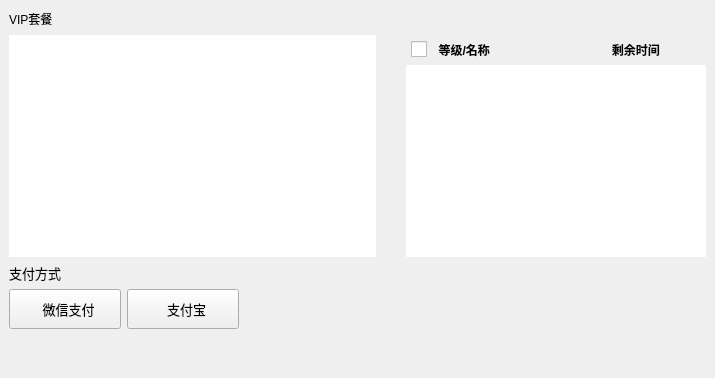
                  <widget class="QWidget" name="page_Meal">
                   <layout class="QVBoxLayout" name="verticalLayout_10">
                    <property name="leftMargin">
                     <number>0</number>
                    </property>
                    <property name="topMargin">
                     <number>0</number>
                    </property>
                    <property name="rightMargin">
                     <number>0</number>
                    </property>
                    <property name="bottomMargin">
                     <number>0</number>
                    </property>
                    <item>
                     <widget class="QWidget" name="widget" native="true">
                      <layout class="QVBoxLayout" name="verticalLayout_7">
                       <item>
                        <layout class="QHBoxLayout" name="horizontalLayout_12">
                         <item>
                          <widget class="QLabel" name="label_2">
                           <property name="styleSheet">
                            <string notr="true">border:none;</string>
                           </property>
                           <property name="text">
                            <string>VIP套餐</string>
                           </property>
                          </widget>
                         </item>
                         <item>
                          <spacer name="horizontalSpacer_11">
                           <property name="orientation">
                            <enum>Qt::Horizontal</enum>
                           </property>
                           <property name="sizeHint" stdset="0">
                            <size>
                             <width>40</width>
                             <height>20</height>
                            </size>
                           </property>
                          </spacer>
                         </item>
                        </layout>
                       </item>
                       <item>
                        <layout class="QHBoxLayout" name="horizontalLayout_16" stretch="2,1">
                         <property name="spacing">
                          <number>30</number>
                         </property>
                         <item>
                          <widget class="QListWidget" name="listWidgetVIP">
                           <property name="styleSheet">
                            <string notr="true">border:none</string>
                           </property>
                          </widget>
                         </item>
                         <item>
                          <widget class="QFrame" name="frame_Renew">
                           <property name="minimumSize">
                            <size>
                             <width>300</width>
                             <height>0</height>
                            </size>
                           </property>
                           <property name="styleSheet">
                            <string notr="true">border:none;</string>
                           </property>
                           <property name="frameShape">
                            <enum>QFrame::StyledPanel</enum>
                           </property>
                           <property name="frameShadow">
                            <enum>QFrame::Raised</enum>
                           </property>
                           <layout class="QVBoxLayout" name="verticalLayout_14">
                            <property name="spacing">
                             <number>0</number>
                            </property>
                            <property name="leftMargin">
                             <number>0</number>
                            </property>
                            <property name="topMargin">
                             <number>0</number>
                            </property>
                            <property name="rightMargin">
                             <number>0</number>
                            </property>
                            <property name="bottomMargin">
                             <number>0</number>
                            </property>
                            <item>
                             <widget class="QFrame" name="frame_15">
                              <property name="minimumSize">
                               <size>
                                <width>0</width>
                                <height>30</height>
                               </size>
                              </property>
                              <property name="styleSheet">
                               <string notr="true">border:none;</string>
                              </property>
                              <property name="frameShape">
                               <enum>QFrame::StyledPanel</enum>
                              </property>
                              <property name="frameShadow">
                               <enum>QFrame::Raised</enum>
                              </property>
                              <layout class="QHBoxLayout" name="horizontalLayout_29">
                               <property name="spacing">
                                <number>0</number>
                               </property>
                               <property name="leftMargin">
                                <number>5</number>
                               </property>
                               <property name="topMargin">
                                <number>0</number>
                               </property>
                               <property name="rightMargin">
                                <number>0</number>
                               </property>
                               <property name="bottomMargin">
                                <number>0</number>
                               </property>
                               <item>
                                <widget class="QCheckBox" name="checkBoxRenew">
                                 <property name="font">
                                  <font>
                                   <bold>true</bold>
                                  </font>
                                 </property>
                                 <property name="styleSheet">
                                  <string notr="true"> QCheckBox {
     spacing: 5px;
 }

 QCheckBox::indicator {
     width: 16px;
     height: 16px;
 }

 QCheckBox::indicator:unchecked {
     image: url(:/login/resource/login/option_normal.png);
 }

 QCheckBox::indicator:unchecked:hover {
     image: url(:/login/resource/login/option_normal.png);
 }

 QCheckBox::indicator:unchecked:pressed {
     image: url(:/login/resource/login/option_normal.png);
 }

 QCheckBox::indicator:checked {
     image: url(:/login/resource/login/option_select.png);
 }

 QCheckBox::indicator:checked:hover {
     image: url(:/login/resource/login/option_select.png);
 }

 QCheckBox::indicator:checked:pressed {
     image: url(:/login/resource/login/option_select.png);
 }
</string>
                                 </property>
                                 <property name="text">
                                  <string>  等级/名称</string>
                                 </property>
                                </widget>
                               </item>
                               <item>
                                <spacer name="horizontalSpacer_30">
                                 <property name="orientation">
                                  <enum>Qt::Horizontal</enum>
                                 </property>
                                 <property name="sizeHint" stdset="0">
                                  <size>
                                   <width>176</width>
                                   <height>20</height>
                                  </size>
                                 </property>
                                </spacer>
                               </item>
                               <item>
                                <widget class="QToolButton" name="toolButton">
                                 <property name="minimumSize">
                                  <size>
                                   <width>150</width>
                                   <height>0</height>
                                  </size>
                                 </property>
                                 <property name="maximumSize">
                                  <size>
                                   <width>150</width>
                                   <height>16777215</height>
                                  </size>
                                 </property>
                                 <property name="font">
                                  <font>
                                   <bold>true</bold>
                                  </font>
                                 </property>
                                 <property name="focusPolicy">
                                  <enum>Qt::NoFocus</enum>
                                 </property>
                                 <property name="styleSheet">
                                  <string notr="true">QToolButton:hover { border: none; background: none; }</string>
                                 </property>
                                 <property name="text">
                                  <string>   剩余时间</string>
                                 </property>
                                 <property name="icon">
                                  <iconset resource="res.qrc">
                                   <normaloff>:/login/resource/login/ScreenShots_v.jpg</normaloff>:/login/resource/login/ScreenShots_v.jpg</iconset>
                                 </property>
                                 <property name="checkable">
                                  <bool>false</bool>
                                 </property>
                                 <property name="toolButtonStyle">
                                  <enum>Qt::ToolButtonTextBesideIcon</enum>
                                 </property>
                                 <property name="autoRaise">
                                  <bool>true</bool>
                                 </property>
                                </widget>
                               </item>
                              </layout>
                             </widget>
                            </item>
                            <item>
                             <widget class="QListWidget" name="listWidgetRenewList">
                              <property name="styleSheet">
                               <string notr="true">border:none</string>
                              </property>
                             </widget>
                            </item>
                           </layout>
                          </widget>
                         </item>
                        </layout>
                       </item>
                       <item>
                        <layout class="QHBoxLayout" name="horizontalLayout_11">
                         <item>
                          <widget class="QLabel" name="label_3">
                           <property name="font">
                            <font>
                             <pointsize>10</pointsize>
                            </font>
                           </property>
                           <property name="styleSheet">
                            <string notr="true">border:none;</string>
                           </property>
                           <property name="text">
                            <string>支付方式</string>
                           </property>
                          </widget>
                         </item>
                         <item>
                          <spacer name="horizontalSpacer_10">
                           <property name="orientation">
                            <enum>Qt::Horizontal</enum>
                           </property>
                           <property name="sizeHint" stdset="0">
                            <size>
                             <width>40</width>
                             <height>20</height>
                            </size>
                           </property>
                          </spacer>
                         </item>
                        </layout>
                       </item>
                       <item>
                        <layout class="QHBoxLayout" name="horizontalLayout_13">
                         <item>
                          <widget class="QToolButton" name="toolBtnPayWechat">
                           <property name="minimumSize">
                            <size>
                             <width>112</width>
                             <height>40</height>
                            </size>
                           </property>
                           <property name="maximumSize">
                            <size>
                             <width>112</width>
                             <height>40</height>
                            </size>
                           </property>
                           <property name="font">
                            <font>
                             <pointsize>10</pointsize>
                            </font>
                           </property>
                           <property name="cursor">
                            <cursorShape>PointingHandCursor</cursorShape>
                           </property>
                           <property name="styleSheet">
                            <string notr="true">QToolButton{
border-image:url(:/main/resource/main/border_normal.png);
padding-left:10px;
}
QToolButton:hover{
border-image:url(:/main/resource/main/border_select.png);
}
QToolButton:clicked{
border-image:url(:/main/resource/main/border_select.png);
}
QToolButton:selected{
border-image:url(:/main/resource/main/border_select.png);
}</string>
                           </property>
                           <property name="text">
                            <string>  微信支付</string>
                           </property>
                           <property name="icon">
                            <iconset resource="res.qrc">
                             <normaloff>:/func/resource/function/wechat.png</normaloff>:/func/resource/function/wechat.png</iconset>
                           </property>
                           <property name="iconSize">
                            <size>
                             <width>24</width>
                             <height>24</height>
                            </size>
                           </property>
                           <property name="toolButtonStyle">
                            <enum>Qt::ToolButtonTextBesideIcon</enum>
                           </property>
                          </widget>
                         </item>
                         <item>
                          <widget class="QToolButton" name="toolBtnPayZhifubao">
                           <property name="minimumSize">
                            <size>
                             <width>112</width>
                             <height>40</height>
                            </size>
                           </property>
                           <property name="maximumSize">
                            <size>
                             <width>112</width>
                             <height>40</height>
                            </size>
                           </property>
                           <property name="font">
                            <font>
                             <pointsize>10</pointsize>
                            </font>
                           </property>
                           <property name="cursor">
                            <cursorShape>PointingHandCursor</cursorShape>
                           </property>
                           <property name="styleSheet">
                            <string notr="true">QToolButton{
border-image:url(:/main/resource/main/border_select.png);
padding-left:10px;
}
QToolButton:hover{
border-image:url(:/main/resource/main/border_select.png);
}
QToolButton:clicked{
border-image:url(:/main/resource/main/border_select.png);
}
QToolButton:selected{
border-image:url(:/main/resource/main/border_select.png);
}</string>
                           </property>
                           <property name="text">
                            <string>  支付宝</string>
                           </property>
                           <property name="icon">
                            <iconset resource="res.qrc">
                             <normaloff>:/func/resource/function/zhifubao.png</normaloff>:/func/resource/function/zhifubao.png</iconset>
                           </property>
                           <property name="iconSize">
                            <size>
                             <width>24</width>
                             <height>24</height>
                            </size>
                           </property>
                           <property name="toolButtonStyle">
                            <enum>Qt::ToolButtonTextBesideIcon</enum>
                           </property>
                          </widget>
                         </item>
                         <item>
                          <spacer name="horizontalSpacer_12">
                           <property name="orientation">
                            <enum>Qt::Horizontal</enum>
                           </property>
                           <property name="sizeHint" stdset="0">
                            <size>
                             <width>40</width>
                             <height>20</height>
                            </size>
                           </property>
                          </spacer>
                         </item>
                        </layout>
                       </item>
                       <item>
                        <spacer name="verticalSpacer_3">
                         <property name="orientation">
                          <enum>Qt::Vertical</enum>
                         </property>
                         <property name="sizeHint" stdset="0">
                          <size>
                           <width>20</width>
                           <height>40</height>
                          </size>
                         </property>
                        </spacer>
                       </item>
                      </layout>
                     </widget>
                    </item>
                   </layout>
                  </widget>
